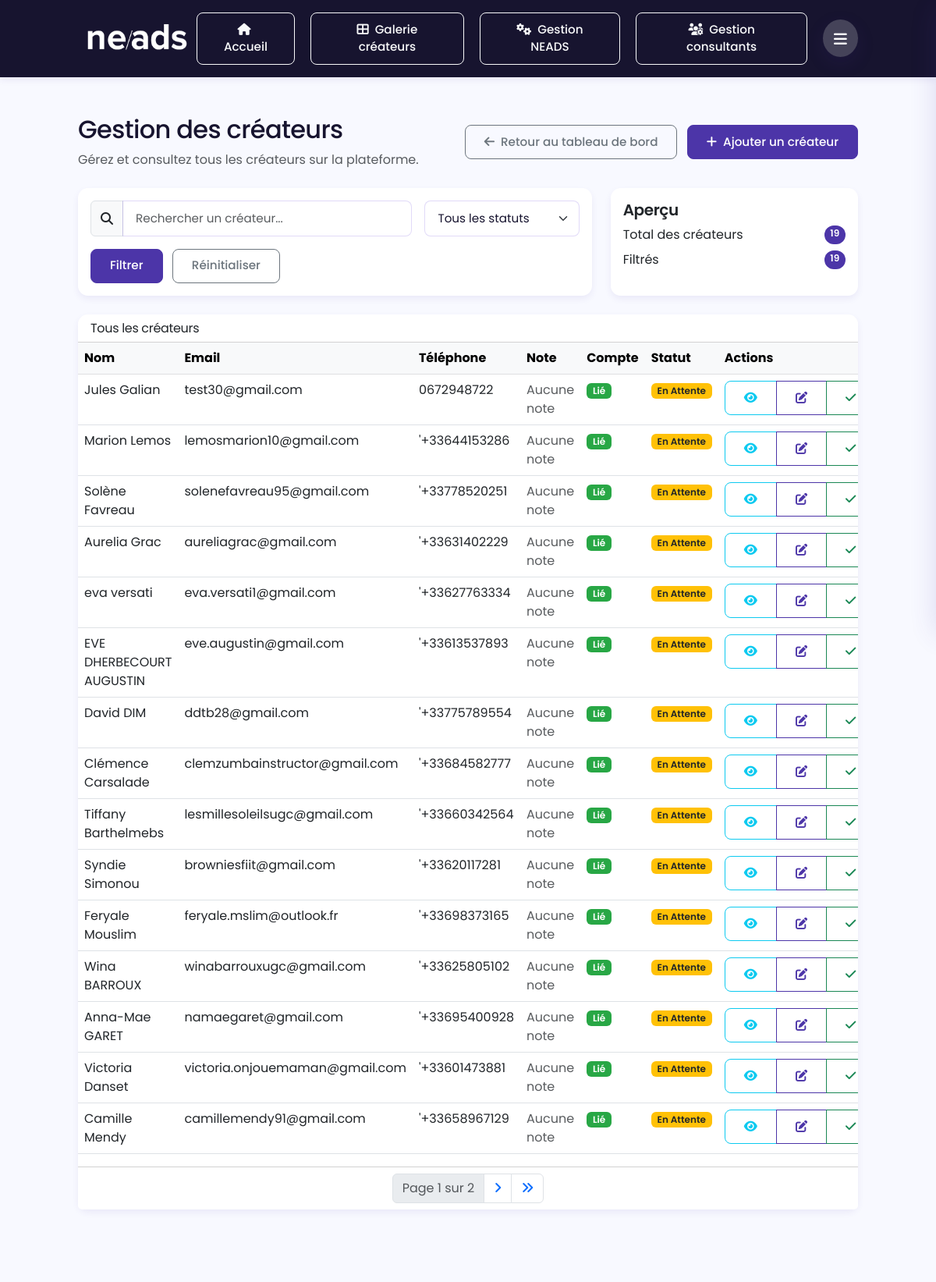
The app's page /gestion/createurs/ (signed in, upper part), older data.
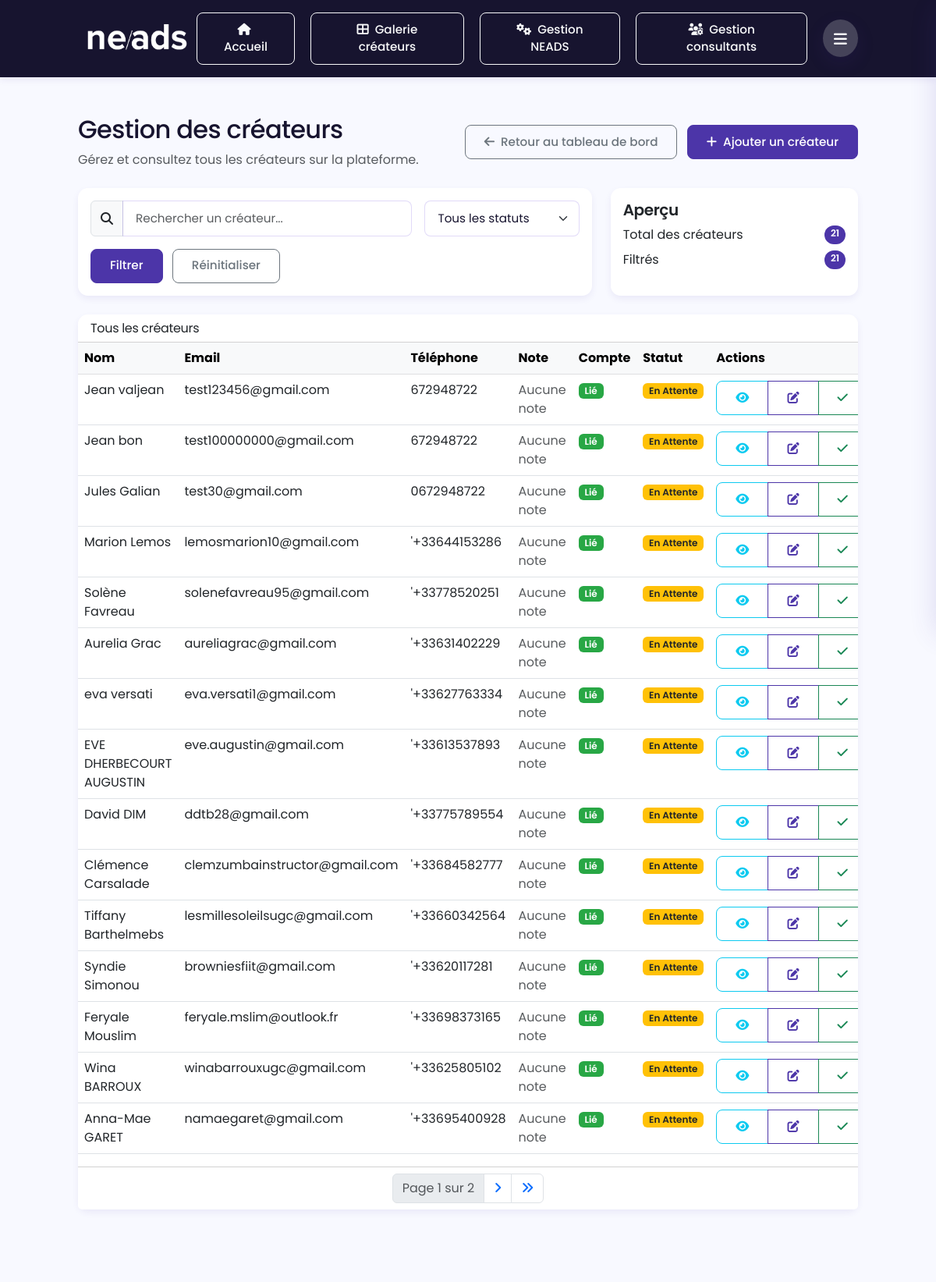
The same page, newer data.
### neads/creators/models.py (models this page shows, shortened)
class Creator(models.Model):
    GENDER_CHOICES = (
        ('M', 'Homme'),
        ('F', 'Femme'),
        ('O', 'Autre'),
    )
    user = models.OneToOneField(User, on_delete=models.SET_NULL, blank=True, null=True, related_name='creator_profile')
    first_name = models.CharField(max_length=50)
    last_name = models.CharField(max_length=50)
    full_name = models.CharField(max_length=100, blank=True)  # Auto-généré
    age = models.PositiveIntegerField(validators=[MinValueValidator(13), MaxValueValidator(100)])
    gender = models.CharField(max_length=1, choices=GENDER_CHOICES)
    featured_image = models.ImageField(upload_to=featured_image_upload_path, blank=True, null=True, verbose_name="Image mise en avant")
    youtube_link = models.URLField(max_length=255, blank=True, null=True, verbose_name="Chaîne YouTube")
    tiktok_link = models.URLField(max_length=255, blank=True, null=True, verbose_name="Profil TikTok")
    instagram_link = models.URLField(max_length=255, blank=True, null=True, verbose_name="Profil Instagram")
    location = models.ForeignKey(Location, on_delete=models.SET_NULL, null=True, related_name='creators')
    email = models.EmailField()
    phone = models.CharField(max_length=20, blank=True, null=True)
    domains = models.ManyToManyField(Domain, related_name='creators')
    bio = models.TextField(blank=True, null=True)
    equipment = models.CharField(max_length=255, blank=True, null=True)
    delivery_time = models.CharField(max_length=50, blank=True, null=True)
    mobility = models.BooleanField(default=False)
    can_invoice = models.BooleanField(default=False)
    previous_clients = models.TextField(blank=True, null=True)
    average_rating = models.DecimalField(max_digits=3, decimal_places=2, default=0.0)
    total_ratings = models.PositiveIntegerField(default=0)
    created_at = models.DateTimeField(auto_now_add=True)
    updated_at = models.DateTimeField(auto_now=True)
    last_activity = models.DateTimeField(blank=True, null=True)

### neads/core/views.py (the view, shortened to what this page needs)
# urls.py: path('gestion/createurs/', views.creator_list, name='creator_list'),
@login_required
@role_required(['admin', 'consultant'])
def creator_list(request):
    creators = Creator.objects.all().order_by('-created_at')
    search_query = request.GET.get('query')
    paginator = Paginator(creators, 15)  # 15 créateurs par page
    page_number = request.GET.get('page', 1)
    page_obj = paginator.get_page(page_number)
    context = {
        'creators': page_obj,
        'search_query': search_query,
        'total_creators': paginator.count,
    }
    return render(request, 'core/creator_list.html', context)

### templates/core/creator_list.html (shortened to what the changed rows need)
{% extends 'base.html' %}
{% block content %}
<div class="row mb-4">
  <div class="col-12">
    <div class="d-flex justify-content-between align-items-center">
      <div>
        <h1 class="h2">Gestion des créateurs</h1>
      </div>
    </div>
  </div>
</div>
<div class="row mb-4">
  <div class="col-md-4">
    <div class="card">
      <div class="card-body">
        <div class="d-flex justify-content-between mb-2">
          <span>Total des créateurs</span>
          <span class="badge bg-primary rounded-pill">{{ total_creators }}</span>
        </div>
        <div class="d-flex justify-content-between">
          <span>Filtrés</span>
          <span class="badge bg-secondary rounded-pill">{{ creators.paginator.count }}</span>
        </div>
      </div>
    </div>
  </div>
</div>
<div class="row">
  <div class="col-12">
    <div class="card">
      <div class="card-body p-0">
        <div class="table-responsive">
          <table class="table table-hover">
            <thead class="table-light">
              <tr>
                <th>Nom</th>
                <th>Email</th>
                <th>Téléphone</th>
                <th>Note</th>
                <th>Compte</th>
                <th>Statut</th>
                <th>Actions</th>
              </tr>
            </thead>
            <tbody>
              {% for creator in creators %}
              <tr>
                <td>{{ creator.full_name }}</td>
                <td>{{ creator.email }}</td>
                <td>{{ creator.phone|default:"-" }}</td>
                <td>
                  {% if creator.average_rating > 0 %}
                  <div class="d-flex align-items-center">
                    <span class="me-2">{{ creator.average_rating }}</span>
                    <i class="fas fa-star text-warning"></i>
                    <span class="ms-1 text-muted small">({{ creator.total_ratings }})</span>
                  </div>
                  {% else %}
                  <span class="text-muted">Aucune note</span>
                  {% endif %}
                </td>
                <td>
                  {% if creator.user %}
                  <span class="badge bg-success">Lié</span>
                  {% else %}
                  <span class="badge bg-danger">Sans compte</span>
                  {% endif %}
                </td>
                <td>
                  {% if creator.verified_by_neads %}
                  <span class="badge bg-success">Vérifié</span>
                  {% else %}
                  <span class="badge bg-warning text-dark">En attente</span>
                  {% endif %}
                </td>
                <td>
                  <div class="btn-group" role="group">
                    <a href="{% url 'creator_detail' creator_id=creator.id %}" class="btn btn-sm btn-outline-info" data-bs-toggle="tooltip" title="Voir la fiche">
                      <i class="fas fa-eye"></i>
                    </a>
                    <a href="#" class="btn btn-sm btn-outline-primary" data-bs-toggle="tooltip" title="Modifier">
                      <i class="fas fa-edit"></i>
                    </a>
                    {% if not creator.verified_by_neads %}
                    <a href="#" class="btn btn-sm btn-outline-success" data-bs-toggle="tooltip" title="Vérifier">
                      <i class="fas fa-check"></i>
                    </a>
                    {% endif %}
                  </div>
                </td>
              </tr>
              {% endfor %}
            </tbody>
          </table>
        </div>
      </div>
    </div>
  </div>
</div>
{% endblock %}

Row changes from the older to the newer data that the page shows:
no longer on this page (row unchanged): Creator: full_name "Victoria Danset", email "victoria.onjouemaman@gmail.com", phone "'+33601473881", average_rating "Aucune note", shows "Lié"
no longer on this page (row unchanged): Creator: full_name "Camille Mendy", email "camillemendy91@gmail.com", phone "'+33658967129", average_rating "Aucune note", shows "Lié"
added Creator: full_name "Jean valjean", email "test123456@gmail.com", phone "672948722", average_rating "Aucune note", shows "Lié"
added Creator: full_name "Jean bon", email "test100000000@gmail.com", phone "672948722", average_rating "Aucune note", shows "Lié"
Text that changed along with them:
{{ total_creators }}: "19" → "21"
{{ creators.paginator.count }}: "19" → "21"
